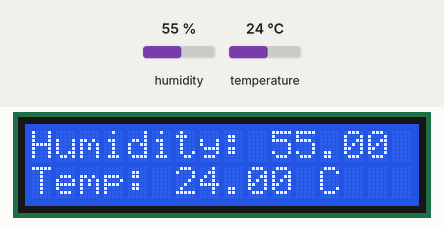
Recording of a sketch running on a simulated Arduino Uno, built with avr-gcc and run on an emulated ATmega328P. Shown: 16×2 character LCD. The test bench sets the inputs (shaded band); at power-on: humidity 55 %, temperature 24 °C. What the sketch prints to the serial monitor is not drawn.

Above: at 2.7 s.
2.8 s: humidity set to 22 %
At 4.8 s:
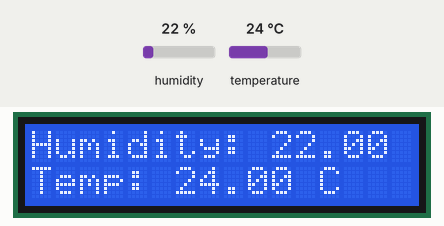
5.8 s: temperature set to 12 °C
At 7.2 s:
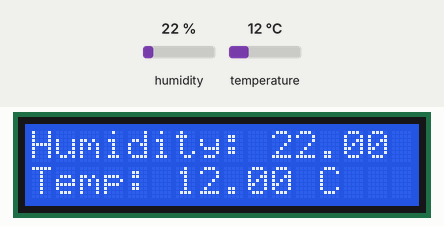
8.8 s: humidity set to 40 %
At 10.9 s:
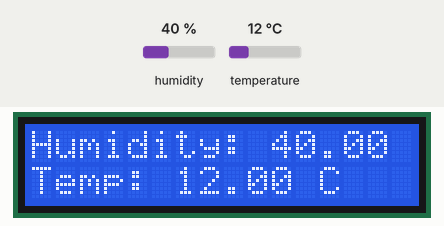
11.8 s: temperature set to 19 °C
At 13.3 s:
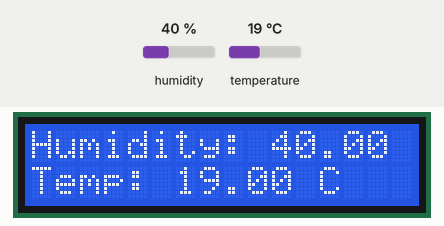
Timing chart, 0 to 14.8 s (numbered marks = the images above; inputs shaded):
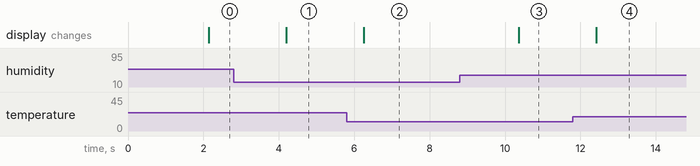

Measured:
- after the input at 2.8 s, the display: changes after 1.4 s (image 1)
- after the input at 5.8 s, the display: changes after 0.45 s (image 2)
- after the input at 8.8 s, the display: changes after 1.6 s (image 3)
- after the input at 11.8 s, the display: changes after 0.62 s (image 4)

The sketch:

Humity_test.ino
```cpp
#include "DHT.h"
#include <Wire.h>
#include <LiquidCrystal_I2C.h>

#define DHTPIN 2      // Define to which pin the sensor is connected
#define DHTTYPE DHT11 // Define the type of DHT sensor

DHT dht(DHTPIN, DHTTYPE);

// Initialize the LCD, address 0x27 is common for most I2C LCDs
LiquidCrystal_I2C lcd(0x27, 16, 2);

void setup() {
  Serial.begin(9600);
  dht.begin();

  // Initialize the LCD
  lcd.begin();
  lcd.backlight();
  lcd.print("Initializing...");
}

void loop() {
  delay(2000);
  float h = dht.readHumidity();
  float t = dht.readTemperature();

  if (isnan(h) || isnan(t)) {
    Serial.println("Failed to read from DHT sensor!");
    lcd.clear();
    lcd.print("Sensor Error");
    return;
  }

  Serial.print("Humidity: ");
  Serial.print(h);
  Serial.print(" %\t");
  Serial.print("Temperature: ");
  Serial.print(t);
  Serial.println(" *C ");

  // Clear the LCD and print the new values
  lcd.clear();
  lcd.setCursor(0, 0);  // Set cursor to the first column, first row
  lcd.print("Humidity: ");
  lcd.print(h);
  lcd.print(" %");

  lcd.setCursor(0, 1);  // Set cursor to the first column, second row
  lcd.print("Temp: ");
  lcd.print(t);
  lcd.print(" C");
}
```
